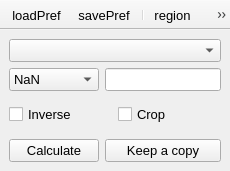
<?xml version="1.0" encoding="UTF-8"?>
<ui version="4.0">
 <class>nRegionPath</class>
 <widget class="QMainWindow" name="nRegionPath">
  <property name="geometry">
   <rect>
    <x>0</x>
    <y>0</y>
    <width>230</width>
    <height>171</height>
   </rect>
  </property>
  <property name="font">
   <font>
    <pointsize>10</pointsize>
   </font>
  </property>
  <property name="windowTitle">
   <string>Region path</string>
  </property>
  <property name="unifiedTitleAndToolBarOnMac">
   <bool>true</bool>
  </property>
  <widget class="QWidget" name="centralwidget">
   <layout class="QGridLayout" name="gridLayout" columnstretch="1,0">
    <item row="6" column="1">
     <widget class="QPushButton" name="duplicate">
      <property name="font">
       <font>
        <pointsize>10</pointsize>
       </font>
      </property>
      <property name="text">
       <string>Keep a copy</string>
      </property>
     </widget>
    </item>
    <item row="0" column="0" colspan="2">
     <widget class="QComboBox" name="image">
      <property name="font">
       <font>
        <pointsize>10</pointsize>
       </font>
      </property>
      <property name="neutrinoImage" stdset="0">
       <bool>true</bool>
      </property>
     </widget>
    </item>
    <item row="3" column="1">
     <widget class="QLineEdit" name="replace">
      <property name="NeutrinoSave" stdset="0">
       <bool>true</bool>
      </property>
     </widget>
    </item>
    <item row="3" column="0">
     <widget class="QComboBox" name="defaultValue">
      <property name="neutrinoSave" stdset="0">
       <bool>true</bool>
      </property>
      <item>
       <property name="text">
        <string>NaN</string>
       </property>
      </item>
      <item>
       <property name="text">
        <string>Min</string>
       </property>
      </item>
      <item>
       <property name="text">
        <string>Max</string>
       </property>
      </item>
      <item>
       <property name="text">
        <string>Mean</string>
       </property>
      </item>
      <item>
       <property name="text">
        <string>Zero</string>
       </property>
      </item>
      <item>
       <property name="text">
        <string>Value &gt;&gt;&gt;</string>
       </property>
      </item>
     </widget>
    </item>
    <item row="6" column="0">
     <widget class="QPushButton" name="doIt">
      <property name="font">
       <font>
        <pointsize>10</pointsize>
       </font>
      </property>
      <property name="text">
       <string>Calculate</string>
      </property>
     </widget>
    </item>
    <item row="4" column="0" colspan="2">
     <widget class="QWidget" name="widget" native="true">
      <layout class="QHBoxLayout" name="horizontalLayout" stretch="1,1">
       <property name="leftMargin">
        <number>0</number>
       </property>
       <property name="topMargin">
        <number>0</number>
       </property>
       <property name="rightMargin">
        <number>0</number>
       </property>
       <property name="bottomMargin">
        <number>0</number>
       </property>
       <item>
        <widget class="QCheckBox" name="inverse">
         <property name="font">
          <font>
           <pointsize>10</pointsize>
          </font>
         </property>
         <property name="text">
          <string>Inverse</string>
         </property>
         <property name="neutrinoSave" stdset="0">
          <bool>true</bool>
         </property>
        </widget>
       </item>
       <item>
        <widget class="QCheckBox" name="crop">
         <property name="font">
          <font>
           <pointsize>10</pointsize>
          </font>
         </property>
         <property name="text">
          <string>Crop</string>
         </property>
         <property name="neutrinoSave" stdset="0">
          <bool>true</bool>
         </property>
        </widget>
       </item>
      </layout>
     </widget>
    </item>
   </layout>
  </widget>
  <widget class="QToolBar" name="toolBar">
   <property name="windowTitle">
    <string>toolBar</string>
   </property>
   <property name="movable">
    <bool>false</bool>
   </property>
   <property name="iconSize">
    <size>
     <width>20</width>
     <height>20</height>
    </size>
   </property>
   <property name="floatable">
    <bool>false</bool>
   </property>
   <attribute name="toolBarArea">
    <enum>TopToolBarArea</enum>
   </attribute>
   <attribute name="toolBarBreak">
    <bool>false</bool>
   </attribute>
   <addaction name="actionLoadPref"/>
   <addaction name="actionSavePref"/>
   <addaction name="separator"/>
   <addaction name="actionRegion"/>
   <addaction name="actionBezier"/>
  </widget>
  <action name="actionLoadPref">
   <property name="icon">
    <iconset>
     <normaloff>:icons//loadPref.png</normaloff>:icons//loadPref.png</iconset>
   </property>
   <property name="text">
    <string>loadPref</string>
   </property>
   <property name="toolTip">
    <string>Load Preferences</string>
   </property>
  </action>
  <action name="actionSavePref">
   <property name="icon">
    <iconset>
     <normaloff>:icons//savePref.png</normaloff>:icons//savePref.png</iconset>
   </property>
   <property name="text">
    <string>savePref</string>
   </property>
   <property name="toolTip">
    <string>Save Preferences</string>
   </property>
  </action>
  <action name="actionBezier">
   <property name="icon">
    <iconset>
     <normaloff>:icons//bezier.png</normaloff>:icons//bezier.png</iconset>
   </property>
   <property name="text">
    <string>bezier</string>
   </property>
   <property name="toolTip">
    <string>Switch Bezier</string>
   </property>
  </action>
  <action name="actionRegion">
   <property name="icon">
    <iconset resource="../resources/icons/icons.qrc">
     <normaloff>:/icons/region.png</normaloff>:/icons/region.png</iconset>
   </property>
   <property name="text">
    <string>region</string>
   </property>
   <property name="toolTip">
    <string>Show region window</string>
   </property>
  </action>
  <action name="actionFlipline">
   <property name="icon">
    <iconset>
     <normaloff>:icons//flipline.png</normaloff>:icons//flipline.png</iconset>
   </property>
   <property name="text">
    <string>flipline</string>
   </property>
   <property name="toolTip">
    <string>Flip Monotone</string>
   </property>
  </action>
 </widget>
 <tabstops>
  <tabstop>image</tabstop>
 </tabstops>
 <resources>
  <include location="../resources/icons/icons.qrc"/>
 </resources>
 <connections/>
</ui>
